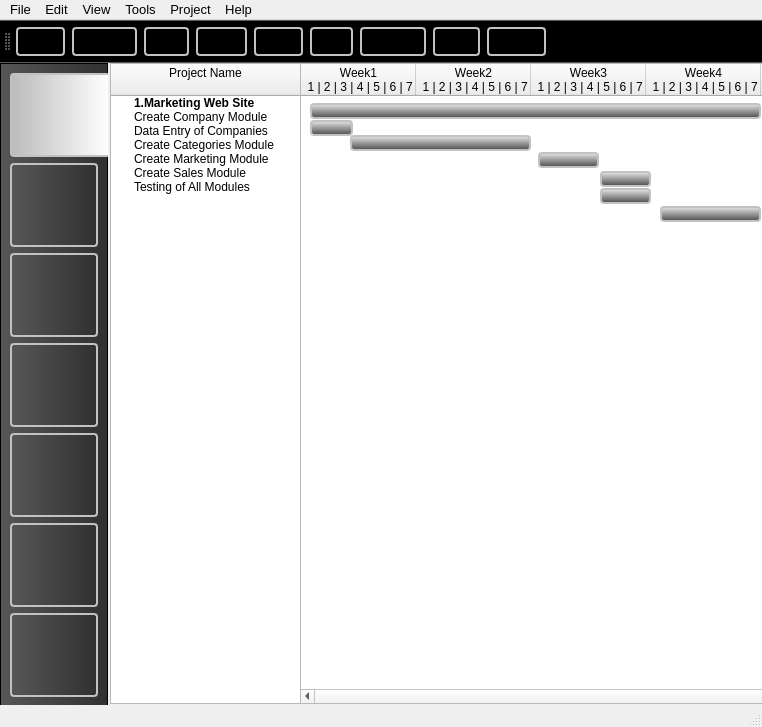
<?xml version="1.0" encoding="UTF-8"?>
<ui version="4.0">
 <class>MainWindow</class>
 <widget class="QMainWindow" name="MainWindow">
  <property name="geometry">
   <rect>
    <x>0</x>
    <y>0</y>
    <width>762</width>
    <height>727</height>
   </rect>
  </property>
  <property name="windowTitle">
   <string>MainWindow</string>
  </property>
  <property name="statusTip">
   <string/>
  </property>
  <property name="styleSheet">
   <string notr="true">QMainWindow{
background-color: qlineargradient(x1: 0, y1: 0, x2: 0, y2: 1,
                                       stop: 0 #f6f7fa, stop: 1 #dadbde);
}
QMenuBar
{
	font-size:10pt;
}
QStatusBar
{
	background-color: qlineargradient(x1: 0, y1: 0, x2: 0, y2: 1, 
stop: 0 #f6f7fa, stop: 1 #dadbde);
}</string>
  </property>
  <property name="documentMode">
   <bool>false</bool>
  </property>
  <property name="tabShape">
   <enum>QTabWidget::Rounded</enum>
  </property>
  <widget class="QWidget" name="centralwidget">
   <widget class="QFrame" name="frame">
    <property name="geometry">
     <rect>
      <x>0</x>
      <y>0</y>
      <width>108</width>
      <height>644</height>
     </rect>
    </property>
    <property name="statusTip">
     <string/>
    </property>
    <property name="styleSheet">
     <string notr="true">background-color: qlineargradient(spread:repeat, x1:0, y1:0, x2:1, y2:0, stop:0.0170455 rgba(86, 86, 86, 255), stop:1 rgba(48, 48, 48, 255));
</string>
    </property>
    <property name="frameShape">
     <enum>QFrame::StyledPanel</enum>
    </property>
    <property name="frameShadow">
     <enum>QFrame::Plain</enum>
    </property>
    <property name="lineWidth">
     <number>1</number>
    </property>
    <widget class="QPushButton" name="pushButton">
     <property name="geometry">
      <rect>
       <x>10</x>
       <y>10</y>
       <width>101</width>
       <height>84</height>
      </rect>
     </property>
     <property name="styleSheet">
      <string notr="true"> border: 2px solid rgb(194, 194, 194);
 border-radius: 4px;
background-color: qlineargradient(spread:repeat, x1:1, y1:1, x2:0, y2:1, stop:0 rgba(255, 255, 255, 255), stop:1 rgba(187, 187, 187, 255));</string>
     </property>
     <property name="text">
      <string/>
     </property>
     <property name="icon">
      <iconset resource="../Icon.qrc">
       <normaloff>:/newPrefix/E:/Akshar/Icons/1284569511_graph.png</normaloff>:/newPrefix/E:/Akshar/Icons/1284569511_graph.png</iconset>
     </property>
     <property name="iconSize">
      <size>
       <width>80</width>
       <height>80</height>
      </size>
     </property>
     <property name="default">
      <bool>false</bool>
     </property>
     <property name="flat">
      <bool>false</bool>
     </property>
    </widget>
    <widget class="QPushButton" name="pushButton_2">
     <property name="geometry">
      <rect>
       <x>10</x>
       <y>100</y>
       <width>88</width>
       <height>84</height>
      </rect>
     </property>
     <property name="styleSheet">
      <string notr="true"> border: 2px solid rgb(194, 194, 194);
 border-radius: 4px;
background-color: qlineargradient(x1: 0, y1: 0, x2: 0, y2: 1,
                                       stop: 0 #f6f7fa, stop: 1 #dadbde);</string>
     </property>
     <property name="text">
      <string/>
     </property>
     <property name="icon">
      <iconset resource="../Icon.qrc">
       <normaloff>:/newPrefix/E:/Akshar/Icons/Project Plan - Gant Chart.png</normaloff>:/newPrefix/E:/Akshar/Icons/Project Plan - Gant Chart.png</iconset>
     </property>
     <property name="iconSize">
      <size>
       <width>80</width>
       <height>80</height>
      </size>
     </property>
     <property name="default">
      <bool>false</bool>
     </property>
     <property name="flat">
      <bool>false</bool>
     </property>
    </widget>
    <widget class="QPushButton" name="pushButton_3">
     <property name="geometry">
      <rect>
       <x>10</x>
       <y>190</y>
       <width>88</width>
       <height>84</height>
      </rect>
     </property>
     <property name="styleSheet">
      <string notr="true"> border: 2px solid rgb(194, 194, 194);
 border-radius: 4px;
background-color: qlineargradient(x1: 0, y1: 0, x2: 0, y2: 1,
                                       stop: 0 #f6f7fa, stop: 1 #dadbde);</string>
     </property>
     <property name="text">
      <string/>
     </property>
     <property name="icon">
      <iconset resource="../Icon.qrc">
       <normaloff>:/newPrefix/E:/Akshar/Icons/Portfolio.png</normaloff>:/newPrefix/E:/Akshar/Icons/Portfolio.png</iconset>
     </property>
     <property name="iconSize">
      <size>
       <width>80</width>
       <height>80</height>
      </size>
     </property>
     <property name="default">
      <bool>false</bool>
     </property>
     <property name="flat">
      <bool>false</bool>
     </property>
    </widget>
    <widget class="QPushButton" name="pushButton_4">
     <property name="geometry">
      <rect>
       <x>10</x>
       <y>280</y>
       <width>88</width>
       <height>84</height>
      </rect>
     </property>
     <property name="styleSheet">
      <string notr="true"> border: 2px solid rgb(194, 194, 194);
 border-radius: 4px;
background-color: qlineargradient(x1: 0, y1: 0, x2: 0, y2: 1,
                                       stop: 0 #f6f7fa, stop: 1 #dadbde);</string>
     </property>
     <property name="text">
      <string/>
     </property>
     <property name="icon">
      <iconset resource="../Icon.qrc">
       <normaloff>:/newPrefix/E:/Akshar/Icons/1284570864_stock_task.png</normaloff>:/newPrefix/E:/Akshar/Icons/1284570864_stock_task.png</iconset>
     </property>
     <property name="iconSize">
      <size>
       <width>80</width>
       <height>80</height>
      </size>
     </property>
     <property name="default">
      <bool>false</bool>
     </property>
     <property name="flat">
      <bool>false</bool>
     </property>
    </widget>
    <widget class="QPushButton" name="pushButton_5">
     <property name="geometry">
      <rect>
       <x>10</x>
       <y>370</y>
       <width>88</width>
       <height>84</height>
      </rect>
     </property>
     <property name="styleSheet">
      <string notr="true"> border: 2px solid rgb(194, 194, 194);
 border-radius: 4px;
background-color: qlineargradient(x1: 0, y1: 0, x2: 0, y2: 1,
                                       stop: 0 #f6f7fa, stop: 1 #dadbde);</string>
     </property>
     <property name="text">
      <string/>
     </property>
     <property name="icon">
      <iconset resource="../Icon.qrc">
       <normaloff>:/newPrefix/E:/Akshar/Icons/Calendar.png</normaloff>:/newPrefix/E:/Akshar/Icons/Calendar.png</iconset>
     </property>
     <property name="iconSize">
      <size>
       <width>80</width>
       <height>80</height>
      </size>
     </property>
     <property name="default">
      <bool>false</bool>
     </property>
     <property name="flat">
      <bool>false</bool>
     </property>
    </widget>
    <widget class="QPushButton" name="pushButton_6">
     <property name="geometry">
      <rect>
       <x>10</x>
       <y>460</y>
       <width>88</width>
       <height>84</height>
      </rect>
     </property>
     <property name="styleSheet">
      <string notr="true"> border: 2px solid rgb(194, 194, 194);
 border-radius: 4px;
background-color: qlineargradient(x1: 0, y1: 0, x2: 0, y2: 1,
                                       stop: 0 #f6f7fa, stop: 1 #dadbde);</string>
     </property>
     <property name="text">
      <string/>
     </property>
     <property name="icon">
      <iconset resource="../Icon.qrc">
       <normaloff>:/newPrefix/E:/Akshar/Icons/User - Resource.png</normaloff>:/newPrefix/E:/Akshar/Icons/User - Resource.png</iconset>
     </property>
     <property name="iconSize">
      <size>
       <width>80</width>
       <height>80</height>
      </size>
     </property>
     <property name="default">
      <bool>false</bool>
     </property>
     <property name="flat">
      <bool>false</bool>
     </property>
    </widget>
    <widget class="QPushButton" name="pushButton_7">
     <property name="geometry">
      <rect>
       <x>10</x>
       <y>550</y>
       <width>88</width>
       <height>84</height>
      </rect>
     </property>
     <property name="styleSheet">
      <string notr="true"> border: 2px solid rgb(194, 194, 194);
 border-radius: 4px;
background-color: qlineargradient(x1: 0, y1: 0, x2: 0, y2: 1,
                                       stop: 0 #f6f7fa, stop: 1 #dadbde);</string>
     </property>
     <property name="text">
      <string/>
     </property>
     <property name="icon">
      <iconset resource="../Icon.qrc">
       <normaloff>:/newPrefix/E:/Akshar/Icons/Notes.png</normaloff>:/newPrefix/E:/Akshar/Icons/Notes.png</iconset>
     </property>
     <property name="iconSize">
      <size>
       <width>80</width>
       <height>80</height>
      </size>
     </property>
     <property name="default">
      <bool>false</bool>
     </property>
     <property name="flat">
      <bool>false</bool>
     </property>
    </widget>
   </widget>
   <widget class="QTreeWidget" name="treeWidget">
    <property name="geometry">
     <rect>
      <x>110</x>
      <y>0</y>
      <width>191</width>
      <height>641</height>
     </rect>
    </property>
    <property name="lineWidth">
     <number>0</number>
    </property>
    <column>
     <property name="text">
      <string>Project Name
</string>
     </property>
     <property name="textAlignment">
      <set>AlignHCenter|AlignVCenter|AlignCenter</set>
     </property>
    </column>
    <item>
     <property name="text">
      <string>1.Marketing Web Site</string>
     </property>
     <property name="font">
      <font>
       <weight>75</weight>
       <bold>true</bold>
      </font>
     </property>
    </item>
    <item>
     <property name="text">
      <string>Create Company Module</string>
     </property>
    </item>
    <item>
     <property name="text">
      <string>Data Entry of Companies</string>
     </property>
    </item>
    <item>
     <property name="text">
      <string>Create Categories Module</string>
     </property>
    </item>
    <item>
     <property name="text">
      <string>Create Marketing Module</string>
     </property>
    </item>
    <item>
     <property name="text">
      <string>Create Sales Module</string>
     </property>
    </item>
    <item>
     <property name="text">
      <string>Testing of All Modules</string>
     </property>
    </item>
   </widget>
   <widget class="QTableWidget" name="tableWidget">
    <property name="geometry">
     <rect>
      <x>300</x>
      <y>0</y>
      <width>581</width>
      <height>641</height>
     </rect>
    </property>
    <attribute name="horizontalHeaderDefaultSectionSize">
     <number>115</number>
    </attribute>
    <attribute name="horizontalHeaderDefaultSectionSize">
     <number>115</number>
    </attribute>
    <column>
     <property name="text">
      <string>Week1
 1 | 2 | 3 | 4 | 5 | 6 | 7</string>
     </property>
     <property name="textAlignment">
      <set>AlignHCenter|AlignVCenter|AlignCenter</set>
     </property>
    </column>
    <column>
     <property name="text">
      <string>Week2
 1 | 2 | 3 | 4 | 5 | 6 | 7</string>
     </property>
     <property name="textAlignment">
      <set>AlignHCenter|AlignVCenter|AlignCenter</set>
     </property>
    </column>
    <column>
     <property name="text">
      <string>Week3
 1 | 2 | 3 | 4 | 5 | 6 | 7</string>
     </property>
     <property name="textAlignment">
      <set>AlignHCenter|AlignVCenter|AlignCenter</set>
     </property>
    </column>
    <column>
     <property name="text">
      <string>Week4
 1 | 2 | 3 | 4 | 5 | 6 | 7</string>
     </property>
     <property name="textAlignment">
      <set>AlignHCenter|AlignVCenter|AlignCenter</set>
     </property>
    </column>
    <column>
     <property name="text">
      <string>Week5
 1 | 2 | 3 | 4 | 5 | 6 | 7</string>
     </property>
     <property name="textAlignment">
      <set>AlignHCenter|AlignVCenter|AlignCenter</set>
     </property>
    </column>
    <column>
     <property name="text">
      <string>Week5
 1 | 2 | 3 | 4 | 5 | 6 | 7</string>
     </property>
     <property name="textAlignment">
      <set>AlignHCenter|AlignVCenter|AlignCenter</set>
     </property>
    </column>
   </widget>
   <widget class="QPushButton" name="pushButton_8">
    <property name="geometry">
     <rect>
      <x>310</x>
      <y>57</y>
      <width>43</width>
      <height>16</height>
     </rect>
    </property>
    <property name="styleSheet">
     <string notr="true">border: 2px solid rgb(194, 194, 194);
 border-radius: 4px;
background-color: qlineargradient(spread:pad, x1:1, y1:1, x2:1, y2:0, stop:0 rgba(77, 77, 77, 255), stop:1 rgba(230, 230, 230, 255));</string>
    </property>
    <property name="text">
     <string/>
    </property>
   </widget>
   <widget class="QPushButton" name="pushButton_9">
    <property name="geometry">
     <rect>
      <x>350</x>
      <y>72</y>
      <width>181</width>
      <height>16</height>
     </rect>
    </property>
    <property name="styleSheet">
     <string notr="true">border: 2px solid rgb(194, 194, 194);
 border-radius: 4px;
background-color: qlineargradient(spread:pad, x1:1, y1:1, x2:1, y2:0, stop:0 rgba(77, 77, 77, 255), stop:1 rgba(230, 230, 230, 255));</string>
    </property>
    <property name="text">
     <string/>
    </property>
   </widget>
   <widget class="QPushButton" name="pushButton_10">
    <property name="geometry">
     <rect>
      <x>538</x>
      <y>89</y>
      <width>61</width>
      <height>16</height>
     </rect>
    </property>
    <property name="styleSheet">
     <string notr="true">border: 2px solid rgb(194, 194, 194);
 border-radius: 4px;
background-color: qlineargradient(spread:pad, x1:1, y1:1, x2:1, y2:0, stop:0 rgba(77, 77, 77, 255), stop:1 rgba(230, 230, 230, 255));</string>
    </property>
    <property name="text">
     <string/>
    </property>
   </widget>
   <widget class="QPushButton" name="pushButton_11">
    <property name="geometry">
     <rect>
      <x>600</x>
      <y>108</y>
      <width>51</width>
      <height>16</height>
     </rect>
    </property>
    <property name="styleSheet">
     <string notr="true">border: 2px solid rgb(194, 194, 194);
 border-radius: 4px;
background-color: qlineargradient(spread:pad, x1:1, y1:1, x2:1, y2:0, stop:0 rgba(77, 77, 77, 255), stop:1 rgba(230, 230, 230, 255));</string>
    </property>
    <property name="text">
     <string/>
    </property>
   </widget>
   <widget class="QPushButton" name="pushButton_12">
    <property name="geometry">
     <rect>
      <x>600</x>
      <y>125</y>
      <width>51</width>
      <height>16</height>
     </rect>
    </property>
    <property name="styleSheet">
     <string notr="true">border: 2px solid rgb(194, 194, 194);
 border-radius: 4px;
background-color: qlineargradient(spread:pad, x1:1, y1:1, x2:1, y2:0, stop:0 rgba(77, 77, 77, 255), stop:1 rgba(230, 230, 230, 255));</string>
    </property>
    <property name="text">
     <string/>
    </property>
   </widget>
   <widget class="QPushButton" name="pushButton_13">
    <property name="geometry">
     <rect>
      <x>660</x>
      <y>143</y>
      <width>101</width>
      <height>16</height>
     </rect>
    </property>
    <property name="styleSheet">
     <string notr="true">border: 2px solid rgb(194, 194, 194);
 border-radius: 4px;
background-color: qlineargradient(spread:pad, x1:1, y1:1, x2:1, y2:0, stop:0 rgba(77, 77, 77, 255), stop:1 rgba(230, 230, 230, 255));</string>
    </property>
    <property name="text">
     <string/>
    </property>
   </widget>
   <widget class="QPushButton" name="pushButton_14">
    <property name="geometry">
     <rect>
      <x>310</x>
      <y>40</y>
      <width>451</width>
      <height>16</height>
     </rect>
    </property>
    <property name="styleSheet">
     <string notr="true">border: 2px solid rgb(194, 194, 194);
 border-radius: 4px;
background-color: qlineargradient(spread:pad, x1:1, y1:1, x2:1, y2:0, stop:0 rgba(77, 77, 77, 255), stop:1 rgba(230, 230, 230, 255));</string>
    </property>
    <property name="text">
     <string/>
    </property>
   </widget>
  </widget>
  <widget class="QMenuBar" name="menubar">
   <property name="geometry">
    <rect>
     <x>0</x>
     <y>0</y>
     <width>762</width>
     <height>23</height>
    </rect>
   </property>
   <widget class="QMenu" name="menuFile">
    <property name="title">
     <string>File</string>
    </property>
    <addaction name="actionUndo"/>
    <addaction name="actionRedo"/>
    <addaction name="actionCopy"/>
    <addaction name="actionPaste"/>
   </widget>
   <widget class="QMenu" name="menuEdit">
    <property name="title">
     <string>Edit</string>
    </property>
   </widget>
   <widget class="QMenu" name="menuView">
    <property name="title">
     <string>View</string>
    </property>
   </widget>
   <widget class="QMenu" name="menuTools">
    <property name="title">
     <string>Tools</string>
    </property>
   </widget>
   <widget class="QMenu" name="menuProject">
    <property name="title">
     <string>Project</string>
    </property>
   </widget>
   <widget class="QMenu" name="menuHelp">
    <property name="title">
     <string>Help</string>
    </property>
   </widget>
   <addaction name="menuFile"/>
   <addaction name="menuEdit"/>
   <addaction name="menuView"/>
   <addaction name="menuTools"/>
   <addaction name="menuProject"/>
   <addaction name="menuHelp"/>
  </widget>
  <widget class="QToolBar" name="toolBar">
   <property name="windowTitle">
    <string>toolBar</string>
   </property>
   <property name="styleSheet">
    <string notr="true">QToolBar{
background-color: qlineargradient(spread:repeat, x1:1, y1:1, x2:1, y2:0, stop:0 rgba(100, 100, 100, 255), stop:1 rgba(43, 43, 43, 255));
}
QToolButton{ /* all types of tool button*/ 
     border: 2px solid rgb(194, 194, 194);
     border-radius: 4px;
     background-color: qlineargradient(x1: 0, y1: 0, x2: 0, y2: 1,
                                       stop: 0 #f6f7fa, stop: 1 #dadbde);
	padding:4px;
	margin:3px;

 }
</string>
   </property>
   <property name="iconSize">
    <size>
     <width>18</width>
     <height>18</height>
    </size>
   </property>
   <property name="toolButtonStyle">
    <enum>Qt::ToolButtonFollowStyle</enum>
   </property>
   <attribute name="toolBarArea">
    <enum>TopToolBarArea</enum>
   </attribute>
   <attribute name="toolBarBreak">
    <bool>false</bool>
   </attribute>
   <addaction name="actionBack"/>
   <addaction name="actionForward"/>
   <addaction name="actionNew"/>
   <addaction name="actionOpen"/>
   <addaction name="actionSave"/>
   <addaction name="actionEdit"/>
   <addaction name="actionRemove"/>
   <addaction name="actionPrint"/>
   <addaction name="actionSearch"/>
  </widget>
  <widget class="QStatusBar" name="statusBar"/>
  <action name="actionNew">
   <property name="icon">
    <iconset resource="../Icon.qrc">
     <normaloff>:/newPrefix/E:/Akshar/Icons/document.ico</normaloff>:/newPrefix/E:/Akshar/Icons/document.ico</iconset>
   </property>
   <property name="text">
    <string>New</string>
   </property>
  </action>
  <action name="actionEdit">
   <property name="icon">
    <iconset resource="../Icon.qrc">
     <normaloff>:/newPrefix/E:/Akshar/Icons/pencil.ico</normaloff>:/newPrefix/E:/Akshar/Icons/pencil.ico</iconset>
   </property>
   <property name="text">
    <string>Edit</string>
   </property>
  </action>
  <action name="actionRemove">
   <property name="icon">
    <iconset resource="../Icon.qrc">
     <normaloff>:/newPrefix/E:/Akshar/Icons/trash.ico</normaloff>:/newPrefix/E:/Akshar/Icons/trash.ico</iconset>
   </property>
   <property name="text">
    <string>Remove</string>
   </property>
  </action>
  <action name="actionSave">
   <property name="icon">
    <iconset resource="../Icon.qrc">
     <normaloff>:/newPrefix/E:/Akshar/Icons/save.ico</normaloff>:/newPrefix/E:/Akshar/Icons/save.ico</iconset>
   </property>
   <property name="text">
    <string>Save</string>
   </property>
  </action>
  <action name="actionUndo">
   <property name="text">
    <string>Undo</string>
   </property>
  </action>
  <action name="actionRedo">
   <property name="text">
    <string>Redo</string>
   </property>
  </action>
  <action name="actionCopy">
   <property name="text">
    <string>Copy</string>
   </property>
  </action>
  <action name="actionPaste">
   <property name="text">
    <string>Paste</string>
   </property>
  </action>
  <action name="actionPrint">
   <property name="icon">
    <iconset resource="../Icon.qrc">
     <normaloff>:/newPrefix/E:/Akshar/Icons/print.ico</normaloff>:/newPrefix/E:/Akshar/Icons/print.ico</iconset>
   </property>
   <property name="text">
    <string>Print</string>
   </property>
  </action>
  <action name="actionForward">
   <property name="icon">
    <iconset resource="../Icon.qrc">
     <normaloff>:/newPrefix/E:/Akshar/Icons/right.ico</normaloff>:/newPrefix/E:/Akshar/Icons/right.ico</iconset>
   </property>
   <property name="text">
    <string>Forward</string>
   </property>
  </action>
  <action name="actionBack">
   <property name="icon">
    <iconset resource="../Icon.qrc">
     <normaloff>:/newPrefix/E:/Akshar/Icons/left.ico</normaloff>:/newPrefix/E:/Akshar/Icons/left.ico</iconset>
   </property>
   <property name="text">
    <string>Back</string>
   </property>
  </action>
  <action name="actionOpen">
   <property name="icon">
    <iconset resource="../Icon.qrc">
     <normaloff>:/newPrefix/E:/Akshar/Icons/folder.ico</normaloff>:/newPrefix/E:/Akshar/Icons/folder.ico</iconset>
   </property>
   <property name="text">
    <string>Open</string>
   </property>
  </action>
  <action name="actionSearch">
   <property name="icon">
    <iconset resource="../Icon.qrc">
     <normaloff>:/newPrefix/E:/Akshar/Icons/search.ico</normaloff>:/newPrefix/E:/Akshar/Icons/search.ico</iconset>
   </property>
   <property name="text">
    <string>Search</string>
   </property>
  </action>
 </widget>
 <resources>
  <include location="../Icon.qrc"/>
 </resources>
 <connections/>
</ui>
